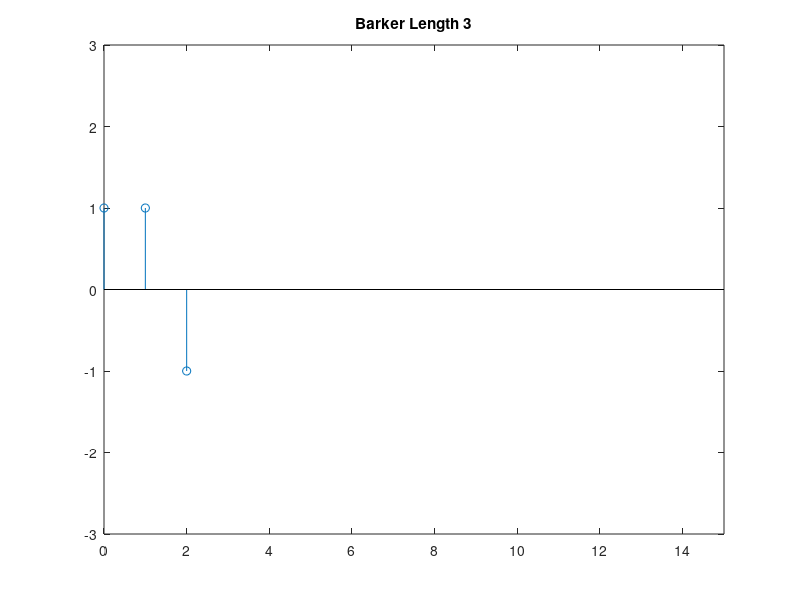
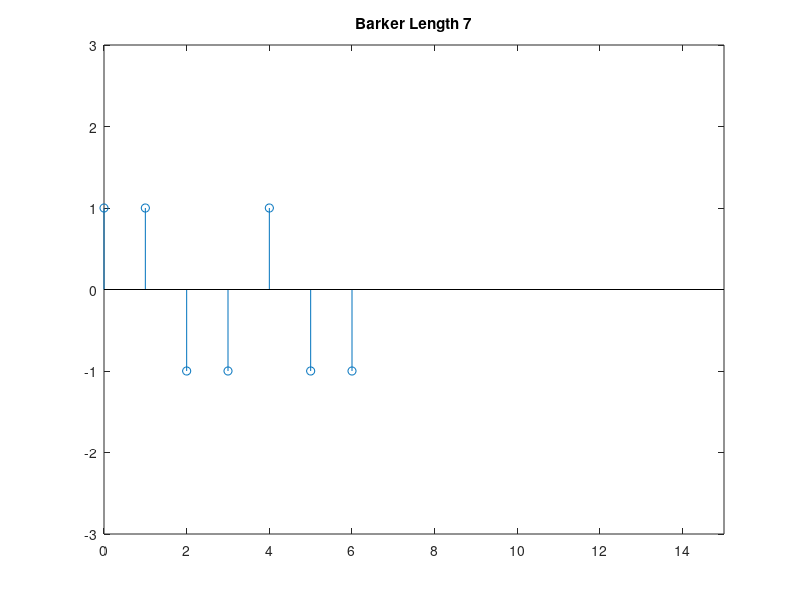
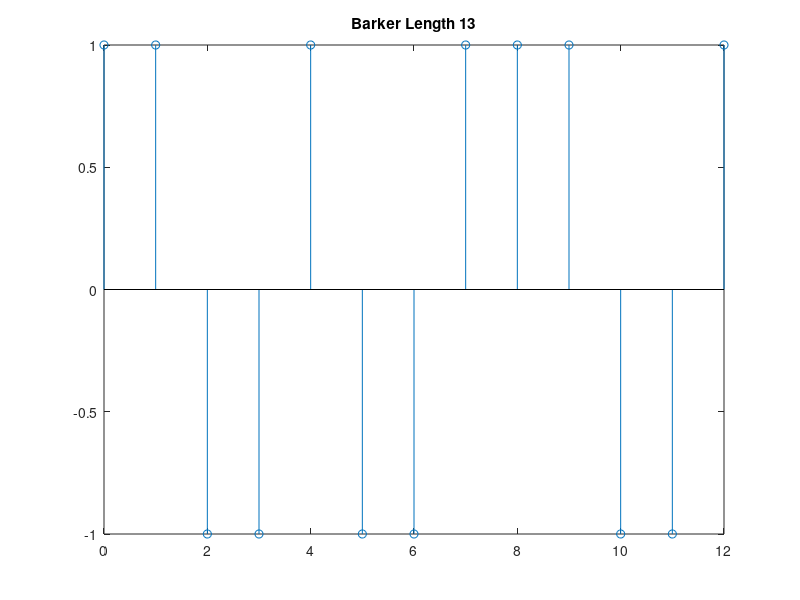
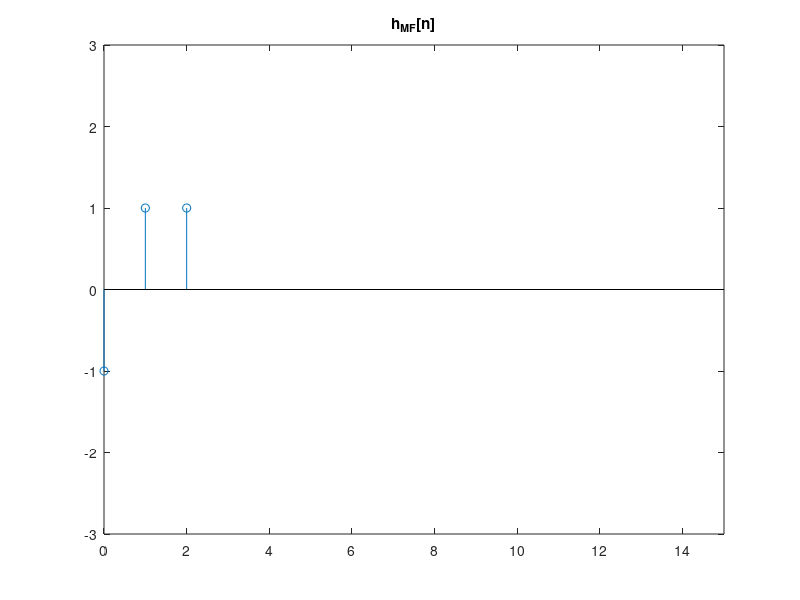

These figures' MATLAB source, in order:
%Barker Code Length 3
figure (1)
nb3=0:2;
b3=[1 1 -1];
stem(nb3,b3)
title('Barker Length 3')
%xlabel('n')
%ylabel('b3[n]')
axis([0 15 -3 3]);



%Barker Code Length 7 
figure (2)
nb7=0:6;
b7=[1 1 -1 -1 1 -1 -1];
stem(nb7,b7)
title('Barker Length 7')
%xlabel('Time')
%ylabel('b7[n]')
axis([0 15 -3 3]);


%Barker Code Length 13
figure (3)
nb13=0:12;
b13=[1 1 -1 -1 1 -1 -1 1 1 1 -1 -1 1];
stem(nb13,b13)
title('Barker Length 13')
%xlabel('Time')
%ylabel('b13[n]')


%h_MF[n] for Barker length 3
figure (4)
negnb3=fliplr(b3)
nb3=0:2;
stem(nb3,negnb3)
xlabel=('Time')
ylabel=('b[-n]')
title('h_{MF}[n]')
axis([0 15 -3 3])

%h_MF[n] for Barker length 7
figure (5)
negnb7=fliplr(b7)
nb7=0:6;
stem(nb7,negnb7)
xlabel=('Time')
ylabel=('b[-n]')
title('h_{MF}[n]')

%h_MF[n] for Barker length 13
figure (6)
negnb13=fliplr(b13)
nb3=0:12;
stem(nb13,negnb13)
xlabel=('Time')
ylabel=('b[-n]')
title('h_{MF}[n]')

%Output for Causal Mathched Filter (3)
figure(7)
nb3=0:2;
y3=conv(b3,negnb3);
stem(y3)
%xlabel=('Time')
%ylabel=('')
%title('h_{MF}[n]')

%Output for Causal Mathched Filter (7)
figure(8)
nb7=0:6;
y7=conv(b7,negnb7);
stem(y7)
xlabel=('Time')
ylabel=('')
title('h_{MF}[n]')

%Output for Causal Mathched Filter (13)
figure(9)
nb13=0:12;
y13=conv(b13,negnb13);
stem(y13)
xlabel=('Time')
ylabel=('')
title('h_{MF}[n]')


